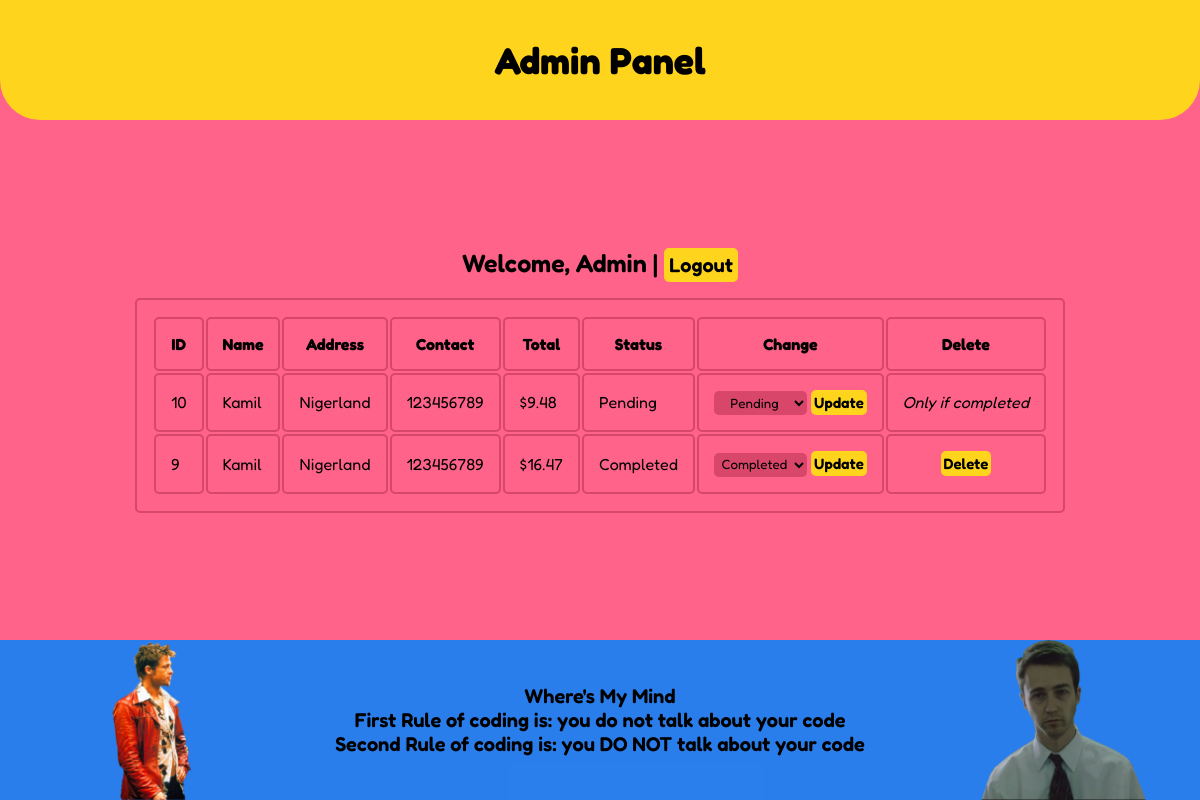
Screenshot of /adminPage/admin.php (signed in) with the database file from the repository.
### tables this page shows
CREATE TABLE `orders` (
  `id` int(11) NOT NULL,
  `order_date` datetime DEFAULT current_timestamp(),
  `customer_name` varchar(255) DEFAULT NULL,
  `total_amount` decimal(10,2) DEFAULT NULL,
  `delivery_address` varchar(255) DEFAULT NULL,
  `contact_info` varchar(100) DEFAULT NULL,
  `status` enum('Pending','In Progress','Completed') DEFAULT 'Pending',
  `created_at` timestamp NOT NULL DEFAULT current_timestamp()
);

### adminPage/admin.php (the view, shortened to what this page needs)
<?php
$conn = new mysqli("localhost", "root", "", "candy_shop");
$res = $conn->query("SELECT * FROM orders ORDER BY id DESC");
?>
<!DOCTYPE html>
<html>
<head>
    <link rel="stylesheet" href="panel.css">
</head>
<body>
    <header>
        <h2>Admin Panel</h2>
    </header>
    <main>
        <p>Welcome, Admin | <a href="logout.php">Logout</a></p>
        <table border="1" cellpadding="10">
            <thead>
                <tr>
                    <th>ID</th><th>Name</th><th>Address</th><th>Contact</th>
                    <th>Total</th><th>Status</th><th>Change</th><th>Delete</th>
                </tr>
            </thead>
            <tbody>
                <?php while ($order = $res->fetch_assoc()): ?>
                    <tr>
                        <td><?= $order['id'] ?></td>
                        <td><?= htmlspecialchars($order['customer_name']) ?></td>
                        <td><?= htmlspecialchars($order['delivery_address']) ?></td>
                        <td><?= htmlspecialchars($order['contact_info']) ?></td>
                        <td>$<?= number_format($order['total_amount'], 2) ?></td>
                        <td><?= $order['status'] ?></td>
                        <td>
                            <form method="post">
                                <select name="status">
                                    <option value="Pending" <?= $order['status'] === 'Pending' ? 'selected' : '' ?>>Pending</option>
                                    <option value="Completed" <?= $order['status'] === 'Completed' ? 'selected' : '' ?>>Completed</option>
                                </select>
                                <button type="submit" name="update_status">Update</button>
                            </form>
                        </td>
                        <td>
                            <?php if ($order['status'] === 'Completed'): ?>
                                <form method="post" style="display: flex; justify-content: center; align-items: center;" onsubmit="return confirm('Are you sure you want to delete this completed order?');">
                                    <button type="submit" name="delete_order">Delete</button>
                                </form>
                            <?php else: ?>
                                <em>Only if completed</em>
                            <?php endif; ?>
                        </td>
                    </tr>
                <?php endwhile; ?>
            </tbody>
        </table>
    </main>
    <footer>
        <img src="image/tyler_durden.png" alt="Tyler">
        <div>
            <p>Where's My Mind</p>
            <p>First Rule of coding is: you do not talk about your code</p>
            <p>Second Rule of coding is: you DO NOT talk about your code</p>
        </div>
        <img src="image/The_Narrator.png" alt="Narrator">
    </footer>
</body>
</html>

### adminPage/panel.css (style rules this page uses)
* { margin: 0; padding: 0; }
body { display: flex; flex-direction: column; height: 100vh; font-family: 'Fredoka', sans-serif; background-color: #FF638A; }
header { display: flex; justify-content: center; align-items: center; width: 100%; height: 15%; background-color: #FFD41D; border-bottom-right-radius: 40px; border-bottom-left-radius: 40px; font-size: 25px; }
main { display: flex; flex-direction: column; justify-content: center; align-items: center; height: 65%; width: 100%; }
main > p { font-size: 25px; font-weight: 600; margin-bottom: 20px; }
main > p > a { text-decoration: none; color: black; background-color: #FFD41D; padding: 5px; border-radius: 5px; font-size: 20px; }
footer { display: flex; justify-content: space-around; width: 100%; height: 20%; background-color: #0084ffd5; }
footer > div > p { display: flex; flex-direction: column; align-items: center; justify-content: center; font-size: 20px; font-weight: 600; }
footer > div { display: flex; flex-direction: column; align-items: center; justify-content: center; height: 100%; }
select { font-family: "Fredoka", sans-serif; text-align: center; border: none; border-radius: 5px; background-color: #d8466a; padding: 3px; }
button { border: none; border-radius: 5px; padding: 3px; background-color: #FFD41D; font-family: "Fredoka", sans-serif; font-weight: 600; cursor: pointer; font-size: 15px; }
table, thead, tbody, tr, th, td { border: 2px solid #d8466a; border-radius: 5px; padding: 15px; }

### rows the page displays
orders: id "10", customer_name "Kamil", delivery_address "Nigerland", contact_info "123456789", total_amount "9.48", status "Pending", shows "Only if completed"
orders: id "9", customer_name "Kamil", delivery_address "Nigerland", contact_info "123456789", total_amount "16.47", status "Completed"
